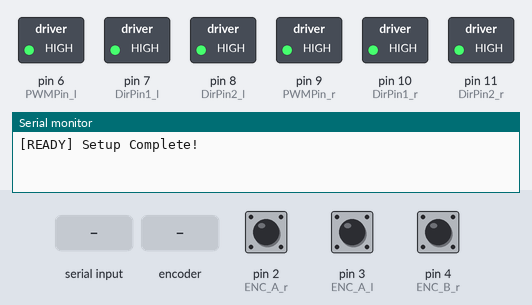
Bench run of a sketch on a simulated Arduino Mega 2560, built with avr-gcc and run on an emulated ATmega2560. Shown: switched loads named in the sketch (green lamp = pin HIGH), the last lines printed to the serial monitor. The inputs (shaded band) are chosen by the test bench; at power-on: pin 2 (ENC_A_r) HIGH, pin 3 (ENC_A_l) HIGH, pin 4 (ENC_B_r) HIGH.

Above: at 1.2 s.
1.3 s: "D90\n" received over the second serial link
At 3.2 s:
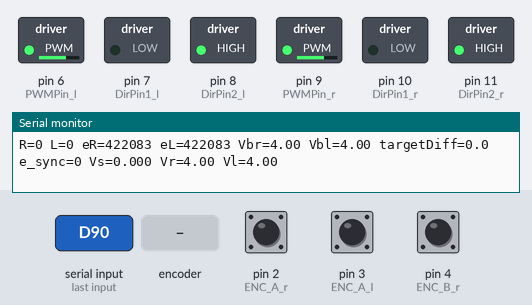
3.7 s: rotary encoder on pin 2 (ENC_A_r) / pin 4 (ENC_B_r) turned 3 steps (first pin leading)
At 3.85 s:
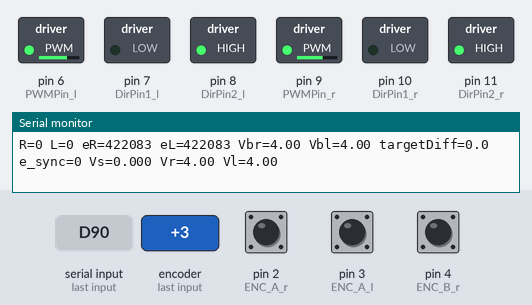
7.1 s: "S90\n" received over the second serial link
At 8.3 s:
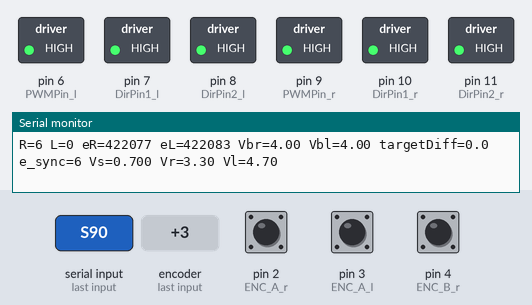
Timing chart, 0 to 10.1 s (numbered marks = the images above; inputs shaded):
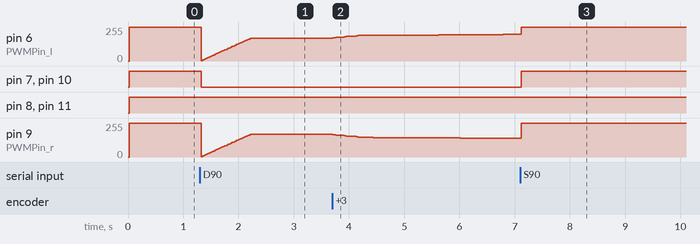

Measured:
- after the input at 1.3 s, pin 7 (DirPin1_l), pin 10 (DirPin1_r): HIGH → LOW at once
- after the input at 3.7 s, pin 6 (PWMPin_l): moves from 170/255 to 199/255 over 3.1 s, starting at once; pin 9 (PWMPin_r): moves from 170/255 to 140/255 over 3.1 s, starting at once
- after the input at 7.1 s, pin 7 (DirPin1_l), pin 10 (DirPin1_r): LOW → HIGH at once

The sketch:

project1.ino
```cpp
#include <Arduino.h>

#define PI_F 3.1416f

const byte PWMPin_r = 9; // 오른쪽 PWM 핀
const byte DirPin1_r = 10; // 오른쪽 방향 제어 핀 1
const byte DirPin2_r = 11; // 오른쪽 방향 제어 핀 2
const byte ENC_A_r = 2; // 오른쪽 엔코더 A 채널
const byte ENC_B_r = 4; // 오른쪽 엔코더 B 채널

const byte PWMPin_l = 6; // 왼쪽 PWM 핀
const byte DirPin1_l = 7; // 왼쪽 방향 제어 핀 1
const byte DirPin2_l = 8; // 왼쪽 방향 제어 핀 2
const byte ENC_A_l = 3; // 왼쪽 엔코더 A 채널
const byte ENC_B_l = 5; // 왼쪽 엔코더 B 채널

const bool INVERT_ENC_R = true; // 오른쪽 엔코더 방향 반전 여부
const bool INVERT_ENC_L = true; // 왼쪽 엔코더 방향 반전 여부

const bool REVERSE_MOTOR_R = true; // 오른쪽 모터 방향 반전 여부
const bool REVERSE_MOTOR_L = true; // 왼쪽 모터 방향 반전 여부

//const float DIST_OFFSET_M = -0.005f;
const float WHEEL_R = 0.034f; // 바퀴 반지름 (m)
//const float WHEEL_L = 0.2f; // 좌우 바퀴 사이 간격 (m)
const float PPR = 1012.0f; // 바퀴 1회전당 엔코더 카운트 수
const float COUNT_PER_M_CAL = 0.99f; // 주행 오차 보정 계수 (목표 엔코더 카운트를 몇 배로 늘릴지)
const float COUNT_PER_M = (PPR / (2.0f * PI_F * WHEEL_R)) * COUNT_PER_M_CAL; // 1m 당 엔코더 카운트 수
const long STOP_TOL_CNT = 30; // 목표 도달 허용 오차

// 거리 이동 PID 튜닝값
float kp_pos = 0.1f;
float ki_pos = 0.002f;
float kd_pos = 0.0005f;

// 좌우 동기화 PID 튜닝값
float kp_sync = 0.085f;
float ki_sync = 0.01f;
float kd_sync = 0.000f;

// 모터 전압 범위 (음수는 역방향)
const float V_MAX = 6.0f;
const float V_MIN = -6.0f;

// 출발/정지 가감속 설정
float encoderdiff = 0.0f; // 엔코더 보정값
const unsigned long START_RAMP_MS = 900; // 출발시 천천시 가속 시간 (ms)
const float STOP_RAMP_M = 0.1f; // 목표 지점 근처에서 감속할 지점 (m)
const float MIN_RAMP_SCALE = 0.7f; // 가감속 시 최소 속도 비율 (%)

// 좌우 엔코더 누적 카운트
volatile long EncoderCount_r = 0;
volatile long EncoderCount_l = 0;

enum DriveState {
  ST_IDLE, // 대기 상태
  ST_RUN, // 주행 중
  ST_DONE  // 목표 도달 완료
};
DriveState driveState = ST_IDLE;

// 주행 시작 시점의 좌우 엔코더 값
long startCount_r = 0;
long startCount_l = 0;

// 목표 카운트
long targetCount = 0;

// 전진이면 1, 후진이면 -1
float driveSign = 1.0f;

float e_pos_prev_r = 0; // 이전 오른쪽 위치 오차
float e_pos_prev_l = 0; // 이전 왼쪽 위치 오차
float inte_pos_r = 0; // 오른쪽 위치 오차 누적값
float inte_pos_l = 0; // 왼쪽 위치 오차 누적값

float e_sync_prev = 0; // 이전 동기화 오차
float inte_sync = 0; // 동기화 오차 누적값

const unsigned long PID_INTERVAL_MS = 20; // PID 제어 주기 (ms)
unsigned long lastPidMs = 0; // 마지막 PID 제어 시점 (ms)
unsigned long driveStartMs = 0; // 주행 시작 시점 (ms)

String inputPi = ""; // 라즈베리파이에서 들어오는 문자열

// 오른쪽 엔코더 A 채널 카운트
void ISR_Encoder_A_r() {
  bool pinA = digitalRead(ENC_A_r);
  bool pinB = digitalRead(ENC_B_r);
  int delta;
  if (pinA == HIGH) delta = (pinB == LOW) ? -1 : 1;
  else delta = (pinB == HIGH) ? -1 : 1;
  if (INVERT_ENC_R) delta = -delta;
  EncoderCount_r += delta;
}
// 왼쪽 엔코더 A 채널 카운트
void ISR_Encoder_A_l() {
  bool pinA = digitalRead(ENC_A_l);
  bool pinB = digitalRead(ENC_B_l);
  int delta;
  if (pinA == HIGH) delta = (pinB == LOW) ? -1 : 1;
  else delta = (pinB == HIGH) ? -1 : 1;
  if (INVERT_ENC_L) delta = -delta;
  EncoderCount_l += delta;
}

// 오른쪽 모터 출력
static inline void writeDriver_r(float V) {
  V = constrain(V, V_MIN, V_MAX); // 목표 전압 제한
  int PWMval = constrain((int)(255.0f * fabs(V) / V_MAX), 0, 255); // 전압 크기를 PWM 값으로 변환
  if (V == 0.0f) {
    digitalWrite(DirPin1_r, LOW);
    digitalWrite(DirPin2_r, LOW);
  } else {
    bool forward = (V > 0) ^ REVERSE_MOTOR_R;
    digitalWrite(DirPin1_r, forward ? HIGH : LOW);
    digitalWrite(DirPin2_r, forward ? LOW : HIGH);
  }
  analogWrite(PWMPin_r, PWMval);
}
// 왼쪽 모터 출력
static inline void writeDriver_l(float V) {
  V = constrain(V, V_MIN, V_MAX);
  int PWMval = constrain((int)(255.0f * fabs(V) / V_MAX), 0, 255);
  if (V == 0.0f) {
    digitalWrite(DirPin1_l, LOW);
    digitalWrite(DirPin2_l, LOW);
  } else {
    bool forward = (V > 0) ^ REVERSE_MOTOR_L;
    digitalWrite(DirPin1_l, forward ? HIGH : LOW);
    digitalWrite(DirPin2_l, forward ? LOW : HIGH);
  }
  analogWrite(PWMPin_l, PWMval);
}

void ModelingEncoderDiff(float distance_m) {
  float d = fabs(distance_m);

  // 1. encoderdiff 모델링
  //encoderdiff = -77.0f;
  if (d <= 1.0f) {
    encoderdiff = -42.0f * d;
  }
  else if (d <= 1.3f) {
    encoderdiff = -42.0f - 13.333333f * (d - 1.0f);
  }
  else if (d <= 1.5f) {
    encoderdiff = -46.0f - 30.0f * (d - 1.3f);
  }
  else if (d <= 1.7f) {
    encoderdiff = -52.0f - 40.0f * (d - 1.5f);
  }
  else if (d <= 2.0f) {
    encoderdiff = -60.0f - 56.666667f * (d - 1.7f);
  }
  else if (d <= 2.3f) {
    encoderdiff = -77.0f - 18.333333f * (d - 2.0f);
  }
  else if (d <= 2.5f) {
    encoderdiff = -82.5f - 52.5f * (d - 2.3f);
  }
  else if (d <= 2.7f) {
    encoderdiff = -93.0f - 65.0f * (d - 2.5f);
  }
  else {
    encoderdiff = -106.0f - 65.0f * (d - 2.7f);
  }

  // 2. START_RAMP_MS 모델링
  // 1m : 100ms, 2m : 980ms
  // float ramp_ms = 880.0f * d - 780.0f;
  // if (ramp_ms < 100.0f) ramp_ms = 100.0f;
  // START_RAMP_MS = (unsigned long)(ramp_ms + 0.5f);
  //START_RAMP_MS = 900;

  // 3. STOP_RAMP_M 모델링
  // 1m : 0.06m, 2 : 0.1m
  //STOP_RAMP_M = 0.04f * d + 0.02f;
  //STOP_RAMP_M = 0.1f;
}

// 입력받은 거리만큼 직진/후진
void startStraightDrive(float distance_m) {
  if (fabs(distance_m) < 0.001f) {
    //Serial.println("[ERR] distance too small");
    return;
  }

  ModelingEncoderDiff(distance_m);

  // 전진이면 1, 후진이면 -1
  driveSign = (distance_m >= 0.0f) ? 1.0f : -1.0f;

  // 엔코더 값 읽기
  noInterrupts();
  startCount_r = EncoderCount_r;
  startCount_l = EncoderCount_l;
  interrupts();

  // 목표 거리를 목표 카운트로 변환
  targetCount = (long)(fabs(distance_m) * COUNT_PER_M);

  // PID 제어 변수 초기화
  e_pos_prev_r = (float)targetCount; // 초기 오른쪽 위치 오차 (=목표 카운트)
  e_pos_prev_l = (float)targetCount; // 초기 왼쪽 위치 오차 (=목표 카운트)
  inte_pos_r = 0; // 오른쪽 위치 오차 누적값
  inte_pos_l = 0; // 왼쪽 위치 오차 누적값
  e_sync_prev = 0; // 동기화 오차 초기값
  inte_sync = 0; // 동기화 오차 누적값

  driveStartMs = millis(); // 주행 시작 시간
  lastPidMs = driveStartMs; // PID 제어 시점 초기화
  driveState = ST_RUN;

  //Serial.print("[START] d=");
  //Serial.print(distance_m, 4);
  //Serial.print(" m  target_cnt=");
  //Serial.println(targetCount);
}

// 전체 정지
void stopAll(const char *reason) {
  // writeDriver_r(0);
  // writeDriver_l(0);
  digitalWrite(PWMPin_r, HIGH);
  digitalWrite(DirPin1_r, HIGH);
  digitalWrite(DirPin2_r, HIGH);
  digitalWrite(PWMPin_l, HIGH);
  digitalWrite(DirPin1_l, HIGH);
  digitalWrite(DirPin2_l, HIGH);
  inte_pos_r = 0;
  inte_pos_l = 0;
  inte_sync = 0;
  driveState = ST_IDLE;

  //Serial.print("[STOP] ");
  //Serial.println(reason);
}

// 명령 처리
void processCommand(String s) {
  s.trim(); // 앞뒤 공백 제거
  if (s.length() == 0) return;

  char c0 = s.charAt(0); // 첫 번째 문자

  if (c0 == 'D' || c0 == 'd') {
    float dist = s.substring(1).toFloat(); // 문자열을 실수로 변환
    if (dist == 0.0f) {
      //Serial.println("[ERR] zero distance");
      return;
    }
    startStraightDrive(dist);
  } else if (c0 == 'S' || c0 == 's') {
    stopAll("user");
  }
}

// 라즈베리파이에서 오는 Serail 값 읽기
void readSerial1Line() {
  while (Serial1.available()) {
    char c = (char)Serial1.read(); // 문자 하나 읽기
    if (c == '\n' || c == '\r') {
      if (inputPi.length() > 0) {
        processCommand(inputPi);
        inputPi = "";
      }
    } else if (inputPi.length() < 32) {
      inputPi += c;
    }
  }
}

void setup() {
  Serial.begin(9600);
  Serial1.begin(9600);

  pinMode(ENC_A_r, INPUT_PULLUP);
  pinMode(ENC_B_r, INPUT_PULLUP);
  pinMode(ENC_A_l, INPUT_PULLUP);
  pinMode(ENC_B_l, INPUT_PULLUP);

  attachInterrupt(digitalPinToInterrupt(ENC_A_r), ISR_Encoder_A_r, CHANGE);
  attachInterrupt(digitalPinToInterrupt(ENC_A_l), ISR_Encoder_A_l, CHANGE);

  pinMode(PWMPin_r, OUTPUT);
  pinMode(DirPin1_r, OUTPUT);
  pinMode(DirPin2_r, OUTPUT);
  pinMode(PWMPin_l, OUTPUT);
  pinMode(DirPin1_l, OUTPUT);
  pinMode(DirPin2_l, OUTPUT);

  inputPi.reserve(40);

  writeDriver_r(0);
  writeDriver_l(0);

  Serial.println(F("[READY] Setup Complete!"));
}

void loop() {
  readSerial1Line(); // 라즈베리파이에서 오는 명령 확인

  unsigned long now = millis(); // 현재 시간

  // 20ms마다 PID 제어 실행
  if (now - lastPidMs < PID_INTERVAL_MS) return;

  float dt_s = (now - lastPidMs) / 1000.0f; // 지난 PID 제어 이후 경과 시간 (s)
  if (dt_s < 0.001f) dt_s = 0.001f; // 시간 간격 너무 작으면 1ms로 보정
  lastPidMs = now; // 마지막 PID 제어 시점 업데이트

  // 현재 엔코더 값 저장 변수
  long enc_r;
  long enc_l;

  noInterrupts();
  enc_r = EncoderCount_r;
  enc_l = EncoderCount_l;
  interrupts();

  if (driveState == ST_IDLE) {
    // writeDriver_r(0);
    // writeDriver_l(0);
    digitalWrite(PWMPin_r, HIGH);
    digitalWrite(DirPin1_r, HIGH);
    digitalWrite(DirPin2_r, HIGH);
    digitalWrite(PWMPin_l, HIGH);
    digitalWrite(DirPin1_l, HIGH);
    digitalWrite(DirPin2_l, HIGH);
    return;
  }

  if (driveState == ST_DONE) {
    while(1){
      digitalWrite(PWMPin_r, HIGH);
      digitalWrite(DirPin1_r, HIGH);
      digitalWrite(DirPin2_r, HIGH);
      digitalWrite(PWMPin_l, HIGH);
      digitalWrite(DirPin1_l, HIGH);
      digitalWrite(DirPin2_l, HIGH);
    }
    return;
  }

  long progR = labs(enc_r - startCount_r); // 오른쪽 바퀴 이동량
  long progL = labs(enc_l - startCount_l); // 왼쪽 바퀴 이동량

  float e_pos_r = (float)(targetCount - progR); // 오른쪽 목표까지 남은 카운트 오차
  float e_pos_l = (float)(targetCount - progL); // 왼쪽 목표까지 남은 카운트 오차

  // 남은 거리가 허용 오차 이하인 경우
  if (e_pos_r <= (float)STOP_TOL_CNT && e_pos_l <= (float)STOP_TOL_CNT) {
    // writeDriver_r(0);
    // writeDriver_l(0);
    while(1){
      digitalWrite(PWMPin_r, HIGH);
      digitalWrite(DirPin1_r, HIGH);
      digitalWrite(DirPin2_r, HIGH);
      digitalWrite(PWMPin_l, HIGH);
      digitalWrite(DirPin1_l, HIGH);
      digitalWrite(DirPin2_l, HIGH);
    }
    driveState = ST_DONE;
    return;
  }

  // 1. 위치 PID 제어
  inte_pos_r += e_pos_r * dt_s; // 오른쪽 위치 오차 누적
  inte_pos_l += e_pos_l * dt_s; // 왼쪽 위치 오차 누적
  inte_pos_r = constrain(inte_pos_r, -20000.0f, 20000.0f);
  inte_pos_l = constrain(inte_pos_l, -20000.0f, 20000.0f);

  float d_pos_r = (e_pos_r - e_pos_prev_r) / dt_s; // 오른쪽 위치 오차 변화량
  float d_pos_l = (e_pos_l - e_pos_prev_l) / dt_s; // 왼쪽 위치 오차 변화량

  float V_base_raw_r = kp_pos * e_pos_r + ki_pos * inte_pos_r + kd_pos * d_pos_r; // 오른쪽 위치 PID 제어로 계산된 기본 주행 명령
  float V_base_raw_l = kp_pos * e_pos_l + ki_pos * inte_pos_l + kd_pos * d_pos_l; // 왼쪽 위치 PID 제어로 계산된 기본 주행 명령

  float Vcap_r = 4.0f; // 오른쪽 최대 출력 제한
  float Vcap_l = 4.0f; // 왼쪽 최대 출력 제한

  // 목표까지 1200카운트(약 0.4m) 이내로 가까워지면 최대 출력 제한을 점차 낮춤
  if (e_pos_r < 1200.0f) {
    Vcap_r = 2.0f + 2.0f * (e_pos_r / 1200.0f);
  }
  if (e_pos_l < 1200.0f) {
    Vcap_l = 2.0f + 2.0f * (e_pos_l / 1200.0f);
  }

  Vcap_r = constrain(Vcap_r, 2.0f, 4.0f);
  Vcap_l = constrain(Vcap_l, 2.0f, 4.0f);

  // 전진/후진 방향을 반영하고, 최대 출력 제한 적용
  float V_base_target_r = constrain(V_base_raw_r * driveSign, -Vcap_r, Vcap_r);
  float V_base_target_l = constrain(V_base_raw_l * driveSign, -Vcap_l, Vcap_l);

  // 출발 가속
  float startRamp = 1.0f;
  if (START_RAMP_MS > 0) {
    startRamp = constrain((float)(now - driveStartMs) / (float)START_RAMP_MS, 0.0f, 1.0f);
  }

  // 정지 감속
  float stopRamp_r = 1.0f;
  float stopRamp_l = 1.0f;
  if (STOP_RAMP_M > 0.0f) {
    float rawStopRamp_r = constrain(e_pos_r / (STOP_RAMP_M * COUNT_PER_M), 0.0f, 1.0f);
    float rawStopRamp_l = constrain(e_pos_l / (STOP_RAMP_M * COUNT_PER_M), 0.0f, 1.0f);
    stopRamp_r = constrain(rawStopRamp_r, MIN_RAMP_SCALE, 1.0f);
    stopRamp_l = constrain(rawStopRamp_l, MIN_RAMP_SCALE, 1.0f);
  }

  // 출발 가속과 정지 감속 중 더 작은 값을 선택해서 최종 속도 반영
  float V_base_r = V_base_target_r * min(startRamp, stopRamp_r);
  float V_base_l = V_base_target_l * min(startRamp, stopRamp_l);

  e_pos_prev_r = e_pos_r; // 오른쪽 위치 오차 이전값 업데이트
  e_pos_prev_l = e_pos_l; // 왼쪽 위치 오차 이전값 업데이트

  // 2. 동기화 PID 제어
  long progMin = min(progR, progL);
  float progressRatio = constrain((float)progMin / (float)targetCount, 0.0f, 1.0f); // 진행률 (0.0 ~ 1.0)
  float targetDiff = encoderdiff * progressRatio; // 진행률에 따라 목표 좌우 차이 보정
  float e_sync = (float)(progR - progL) - targetDiff; // 실제 좌우 카운트 차이와 목표 좌우 차이의 오차

  inte_sync += e_sync * dt_s; // 동기화 오차 누적
  inte_sync = constrain(inte_sync, -2000.0f, 2000.0f);
  float d_sync = (e_sync - e_sync_prev) / dt_s; // 동기화 오차 변화량
  float V_sync = kp_sync * e_sync + ki_sync * inte_sync + kd_sync * d_sync; // 동기화 PID 제어로 계산된 보정값

  e_sync_prev = e_sync; // 동기화 오차 이전값 업데이트

  float V_sync_directed = V_sync * driveSign; // 동기화 보정값에 전진/후진 방향 반영

  // 좌우 모터 명령
  float V_r = constrain(V_base_r - V_sync_directed, V_MIN, V_MAX);
  float V_l = constrain(V_base_l + V_sync_directed, V_MIN, V_MAX);
  writeDriver_r(V_r);
  writeDriver_l(V_l);

  static unsigned long lastLogMs = 0;
  if (now - lastLogMs > 200) {
    lastLogMs = now;

    // 오른쪽 진행 카운트
    Serial.print(F("R="));
    Serial.print(progR);
    // 왼쪽 진행 카운트
    Serial.print(F(" L="));
    Serial.print(progL);
    // 오른쪽 위치 오차
    Serial.print(F(" eR="));
    Serial.print(e_pos_r, 0);
    // 왼쪽 위치 오차
    Serial.print(F(" eL="));
    Serial.print(e_pos_l, 0);
    // 오른쪽 기본 속도 명령
    Serial.print(F(" Vbr="));
    Serial.print(V_base_r, 2);
    // 왼쪽 기본 속도 명령
    Serial.print(F(" Vbl="));
    Serial.print(V_base_l, 2);
    // 목표 좌우 편차
    Serial.print(F(" targetDiff="));
    Serial.print(targetDiff, 1);
    // 좌우 동기화 오차
    Serial.print(F(" e_sync="));
    Serial.print(e_sync, 0);
    // 좌우 보정값
    Serial.print(F(" Vs="));
    Serial.print(V_sync, 3);
    // 최종 오른쪽 모터 명령
    Serial.print(F(" Vr="));
    Serial.print(V_r, 2);
    // 최종 왼쪽 모터 명령
    Serial.print(F(" Vl="));
    Serial.println(V_l, 2);
  }
}
```
